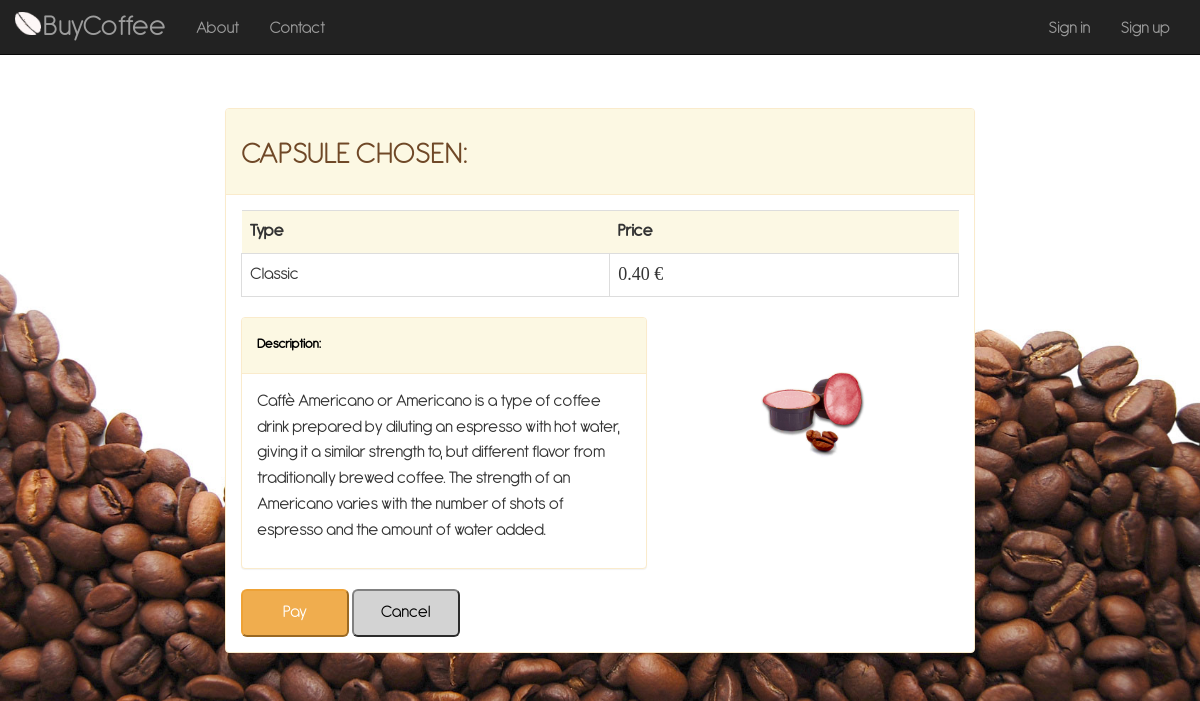
Screenshot of /coffee/Classic/payment/ with the database file from the repository.
### coffee/models.py (models this page shows, shortened)
class CoffeeCapsule(models.Model):
    coffeeType = models.CharField('Type', choices=COFFEE_CHOICES, max_length=25)
    additionDate = models.DateTimeField('addition date', default=timezone.now)
    expirationDate = models.DateTimeField('expiration date')
    coffeeDescription = models.TextField('Description', max_length=400, help_text="Insert a brief product description")
    coffeePrice = models.DecimalField('Price', max_digits=4, decimal_places=2, default=0.50)
    coffeeQuantity = models.PositiveSmallIntegerField('Quantity', default=1, editable=True)
    coffeeImage = models.ImageField(blank=True, null=True)
    def __str__(self):
        return str(self.coffeeType)

### coffee/views.py (the view)
# urls.py: path('<str:coffeeType>/payment/', views.payment, name='payment'),
def payment(request, coffeeType):
    capsules = CoffeeCapsule.objects.filter(coffeeType=coffeeType).order_by('additionDate')
    return render(request, 'coffee/payment.html', {'capsule': capsules[0]})

### coffee/templates/coffee/payment.html (shortened to what this page needs)
<!DOCTYPE html>
<html lang="en">
<head>
    {% load static %}
    <link href="{% static '/coffee/css/bootstrap.min.css' %}" rel="stylesheet" type="text/css">
    <link href="{% static '/coffee/css/custom.css' %}" rel="stylesheet">
</head>
<body>
    <nav class="navbar navbar-inverse navbar-fixed-top" role="navigation">
        <div class="container">
            <div class="navbar-header">
                <a class="navbar-brand" href="{% url 'index' %}">
                    BuyCoffee
                </a>
            </div>
            <div class="collapse navbar-collapse" id="bs-example-navbar-collapse-1">
                <ul class="nav navbar-nav">
                    <li>
                        <a href="{% url 'about' %}">About</a>
                    </li>
                    <li>
                        <a href="{% url 'contact' %}">Contact</a>
                    </li>
                </ul>
                {% if user.is_authenticated %}
                    <ul class="nav navbar-nav navbar-right">
                        <li>
                            <a id="signup" href="{% url 'account' %}">Account</a>
                        </li>
                        <li>
                            <a id="signup" href="{% url 'logout' %}">Logout</a>
                        </li>
                    </ul>
                {% else %}
                    <ul class="nav navbar-nav navbar-right">
                        <li>
                            <a id="signup" href="{% url 'log' %}">Sign in</a>
                        </li>
                        <li>
                            <a id="signup" href="{% url 'registration' %}">Sign up</a>
                        </li>
                    </ul>
                {% endif %}
            </div>
        </div>
    </nav>
<form action="{% url 'pay' capsule.coffeeType %}" method="post">
    <div class="container-fluid">
        <div class="panel panel-warning">
            <div class="panel-heading">
                <h1>CAPSULE CHOSEN: </h1>
            </div>
            <div id="panel-index-body" class="panel-body">
                <table class="table">
                    <tr class="table-warning">
                        <td class="table-warning"><b>Type</b></td>
                        <td class="table-warning"><b>Price</b></td>
                    </tr>
                    <tr>
                        <td class="table-bordered">{{ capsule }}</td>
                        <td id="paymentPriceId" class="table-bordered">{{ capsule.coffeePrice }} €</td>
                    </tr>
                </table>
                <div class="row">
                    <div class="col-lg-7">
                        <div class="panel panel-warning">
                            <div class="panel-heading"><h5><b><font color="black">Description: </font></b></h5></div>
                            <div class="panel-body"><p>{{ capsule.coffeeDescription }}</p></div>
                        </div>
                    </div>
                    <div class="col-lg-3">
                        {% if capsule.coffeeImage != None %}
                            <img id="image" src="{{ capsule.coffeeImage.url }}" alt="Image of our coffee capsule">
                        {% endif %}
                    </div>
                </div>
                <input type="submit" class="btn-warning btn-lg" name="coffeeType" value="Pay">
                <a class="nounderline" href="{% url 'index' %}">
                    <button type="button" class="btn-secondary btn-lg">
                            Cancel
                    </button>
                </a>
            </div>
        </div>
    </div>
</form>
</body>
</html>

### coffee/static/coffee/css/custom.css (style rules this page uses)
h1 { text-align: left; font-family: Antipasto, Times, Serif; font-size: 32px; color: #6F4827; }
#signup { alignment: right; }
.nounderline { text-decoration-color: white; text-decoration: none !important; text-line-through-color: white; color: #6F4827; }
@media only screen and (min-width: 800px) { .container-fluid { max-width: 65%; margin-left: auto; margin-right: auto; padding-top: 6em; } }
@media only screen and (min-width: 800px) { .navbar-brand { font-size: 170%; padding: 18px 15px 0 28px; background-image: url(../image/chiccobianco.png); background-repeat: no-repeat; background-size: 26px 23px; background-position: 0 12px; margin-left: 25%; } }
@media only screen and (min-width: 800px) { #image { width: 110%; margin-left: 3em; } }
@media only screen and (min-width: 800px) { body { text-align: left; background-size: cover; background-repeat: no-repeat; font-family: Antipasto, Times, Serif; font-size: large; background-image: url("../image/background_desktop.jpg"); } }
.table { padding-top: 1em; border-color: transparent; text-line-through-color: transparent; }
.table-warning { background-color: #fcf8e4; border-color: transparent; }
.btn-warning { min-width: 6em; }
.btn-secondary { background-color: lightgray; color: black; border-color: grey; min-width: 6em; }
.table-bordered { background-color: white; }
.panel-body { background-color: transparent; }
#paymentPriceId { font-family: Times; }
.navbar-nav { padding-top: 4px; }

### rows the page displays
CoffeeCapsule: coffeeType "Classic", coffeePrice "0.40", coffeeDescription "Caffè Americano or Americano is a type of coffee drink prepared by diluting an espresso with hot water, giving it a similar strength to, but different flavor from traditionally brewed coffee. The strength of an Americano varies with the number of shots of espresso and the amount of water added.", coffeeImage (picture)
